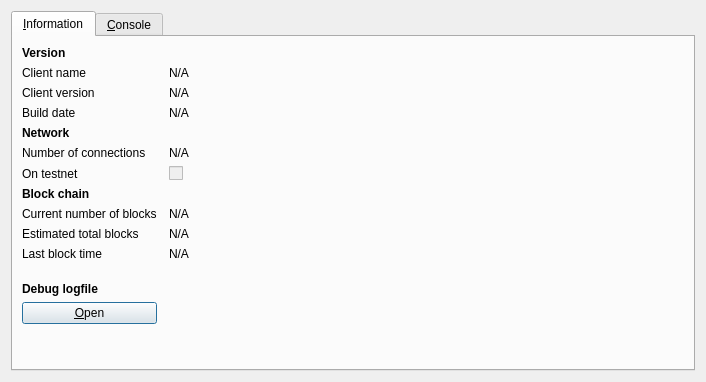
<?xml version="1.0" encoding="UTF-8"?>
<ui version="4.0">
 <class>RPCConsole</class>
 <widget class="QDialog" name="RPCConsole">
  <property name="geometry">
   <rect>
    <x>0</x>
    <y>0</y>
    <width>706</width>
    <height>382</height>
   </rect>
  </property>
  <property name="windowTitle">
   <string>Paycoin debug window</string>
  </property>
  <layout class="QVBoxLayout" name="verticalLayout_2">
   <item>
    <widget class="QTabWidget" name="tabWidget">
     <property name="currentIndex">
      <number>0</number>
     </property>
     <widget class="QWidget" name="tab_info">
      <attribute name="title">
       <string>&amp;Information</string>
      </attribute>
      <layout class="QGridLayout" name="gridLayout" columnstretch="0,1">
       <property name="horizontalSpacing">
        <number>12</number>
       </property>
       <item row="1" column="0">
        <widget class="QLabel" name="label_5">
         <property name="text">
          <string>Client name</string>
         </property>
        </widget>
       </item>
       <item row="1" column="1">
        <widget class="QLabel" name="clientName">
         <property name="text">
          <string>N/A</string>
         </property>
         <property name="textFormat">
          <enum>Qt::PlainText</enum>
         </property>
         <property name="textInteractionFlags">
          <set>Qt::LinksAccessibleByMouse|Qt::TextSelectableByKeyboard|Qt::TextSelectableByMouse</set>
         </property>
        </widget>
       </item>
       <item row="2" column="0">
        <widget class="QLabel" name="label_6">
         <property name="text">
          <string>Client version</string>
         </property>
        </widget>
       </item>
       <item row="2" column="1">
        <widget class="QLabel" name="clientVersion">
         <property name="text">
          <string>N/A</string>
         </property>
         <property name="textFormat">
          <enum>Qt::PlainText</enum>
         </property>
         <property name="textInteractionFlags">
          <set>Qt::LinksAccessibleByMouse|Qt::TextSelectableByKeyboard|Qt::TextSelectableByMouse</set>
         </property>
        </widget>
       </item>
       <item row="0" column="0">
        <widget class="QLabel" name="label_9">
         <property name="font">
          <font>
           <weight>75</weight>
           <bold>true</bold>
          </font>
         </property>
         <property name="text">
          <string>Version</string>
         </property>
        </widget>
       </item>
       <item row="4" column="0">
        <widget class="QLabel" name="label_11">
         <property name="font">
          <font>
           <weight>75</weight>
           <bold>true</bold>
          </font>
         </property>
         <property name="text">
          <string>Network</string>
         </property>
        </widget>
       </item>
       <item row="5" column="0">
        <widget class="QLabel" name="label_7">
         <property name="text">
          <string>Number of connections</string>
         </property>
        </widget>
       </item>
       <item row="5" column="1">
        <widget class="QLabel" name="numberOfConnections">
         <property name="text">
          <string>N/A</string>
         </property>
         <property name="textFormat">
          <enum>Qt::PlainText</enum>
         </property>
         <property name="textInteractionFlags">
          <set>Qt::LinksAccessibleByMouse|Qt::TextSelectableByKeyboard|Qt::TextSelectableByMouse</set>
         </property>
        </widget>
       </item>
       <item row="6" column="0">
        <widget class="QLabel" name="label_8">
         <property name="text">
          <string>On testnet</string>
         </property>
        </widget>
       </item>
       <item row="6" column="1">
        <widget class="QCheckBox" name="isTestNet">
         <property name="enabled">
          <bool>false</bool>
         </property>
         <property name="text">
          <string/>
         </property>
        </widget>
       </item>
       <item row="7" column="0">
        <widget class="QLabel" name="label_10">
         <property name="font">
          <font>
           <weight>75</weight>
           <bold>true</bold>
          </font>
         </property>
         <property name="text">
          <string>Block chain</string>
         </property>
        </widget>
       </item>
       <item row="8" column="0">
        <widget class="QLabel" name="label_3">
         <property name="text">
          <string>Current number of blocks</string>
         </property>
        </widget>
       </item>
       <item row="8" column="1">
        <widget class="QLabel" name="numberOfBlocks">
         <property name="text">
          <string>N/A</string>
         </property>
         <property name="textFormat">
          <enum>Qt::PlainText</enum>
         </property>
         <property name="textInteractionFlags">
          <set>Qt::LinksAccessibleByMouse|Qt::TextSelectableByKeyboard|Qt::TextSelectableByMouse</set>
         </property>
        </widget>
       </item>
       <item row="9" column="0">
        <widget class="QLabel" name="label_4">
         <property name="text">
          <string>Estimated total blocks</string>
         </property>
        </widget>
       </item>
       <item row="9" column="1">
        <widget class="QLabel" name="totalBlocks">
         <property name="text">
          <string>N/A</string>
         </property>
         <property name="textFormat">
          <enum>Qt::PlainText</enum>
         </property>
         <property name="textInteractionFlags">
          <set>Qt::LinksAccessibleByMouse|Qt::TextSelectableByKeyboard|Qt::TextSelectableByMouse</set>
         </property>
        </widget>
       </item>
       <item row="10" column="0">
        <widget class="QLabel" name="label_2">
         <property name="text">
          <string>Last block time</string>
         </property>
        </widget>
       </item>
       <item row="10" column="1">
        <widget class="QLabel" name="lastBlockTime">
         <property name="text">
          <string>N/A</string>
         </property>
         <property name="textFormat">
          <enum>Qt::PlainText</enum>
         </property>
         <property name="textInteractionFlags">
          <set>Qt::LinksAccessibleByMouse|Qt::TextSelectableByKeyboard|Qt::TextSelectableByMouse</set>
         </property>
        </widget>
       </item>
       <item row="11" column="0">
        <spacer name="verticalSpacer_2">
         <property name="orientation">
          <enum>Qt::Vertical</enum>
         </property>
         <property name="sizeHint" stdset="0">
          <size>
           <width>20</width>
           <height>20</height>
          </size>
         </property>
        </spacer>
       </item>
       <item row="12" column="0">
        <widget class="QLabel" name="labelDebugLogfile">
         <property name="font">
          <font>
           <weight>75</weight>
           <bold>true</bold>
          </font>
         </property>
         <property name="text">
          <string>Debug logfile</string>
         </property>
        </widget>
       </item>
       <item row="13" column="0">
        <widget class="QPushButton" name="openDebugLogfileButton">
         <property name="toolTip">
          <string>Open the Paycoin debug logfile from the current data directory. This can take a few seconds for large logfiles.</string>
         </property>
         <property name="text">
          <string>&amp;Open</string>
         </property>
        </widget>
       </item>
       <item row="14" column="0">
        <spacer name="verticalSpacer">
         <property name="orientation">
          <enum>Qt::Vertical</enum>
         </property>
         <property name="sizeHint" stdset="0">
          <size>
           <width>20</width>
           <height>40</height>
          </size>
         </property>
        </spacer>
       </item>
       <item row="3" column="0">
        <widget class="QLabel" name="label_12">
         <property name="text">
          <string>Build date</string>
         </property>
        </widget>
       </item>
       <item row="3" column="1">
        <widget class="QLabel" name="buildDate">
         <property name="text">
          <string>N/A</string>
         </property>
        </widget>
       </item>
      </layout>
     </widget>
     <widget class="QWidget" name="tab_console">
      <attribute name="title">
       <string>&amp;Console</string>
      </attribute>
      <layout class="QVBoxLayout" name="verticalLayout_3">
       <property name="spacing">
        <number>3</number>
       </property>
       <item>
        <widget class="QTextEdit" name="messagesWidget">
         <property name="minimumSize">
          <size>
           <width>0</width>
           <height>100</height>
          </size>
         </property>
         <property name="readOnly">
          <bool>true</bool>
         </property>
         <property name="tabKeyNavigation" stdset="0">
          <bool>false</bool>
         </property>
         <property name="columnCount" stdset="0">
          <number>2</number>
         </property>
        </widget>
       </item>
       <item>
        <layout class="QHBoxLayout" name="horizontalLayout">
         <property name="spacing">
          <number>3</number>
         </property>
         <item>
          <widget class="QLabel" name="label">
           <property name="text">
            <string>&gt;</string>
           </property>
          </widget>
         </item>
         <item>
          <widget class="QLineEdit" name="lineEdit"/>
         </item>
         <item>
          <widget class="QPushButton" name="clearButton">
           <property name="maximumSize">
            <size>
             <width>24</width>
             <height>24</height>
            </size>
           </property>
           <property name="toolTip">
            <string>Clear console</string>
           </property>
           <property name="text">
            <string/>
           </property>
           <property name="icon">
            <iconset resource="../bitcoin.qrc">
             <normaloff>:/icons/remove</normaloff>:/icons/remove</iconset>
           </property>
           <property name="shortcut">
            <string notr="true">Ctrl+L</string>
           </property>
           <property name="autoDefault">
            <bool>false</bool>
           </property>
          </widget>
         </item>
        </layout>
       </item>
      </layout>
     </widget>
    </widget>
   </item>
  </layout>
 </widget>
 <resources>
  <include location="../bitcoin.qrc"/>
 </resources>
 <connections/>
</ui>
